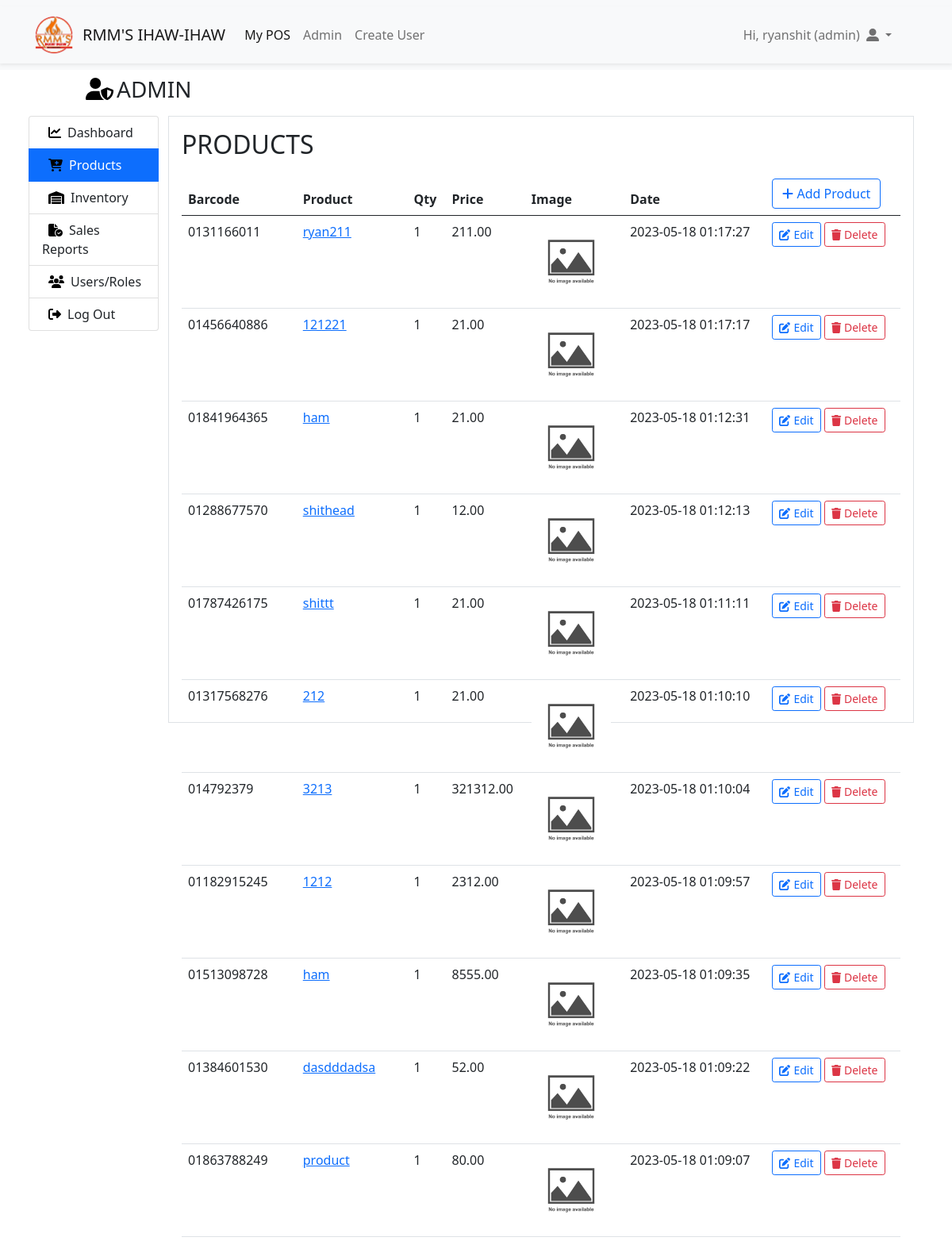
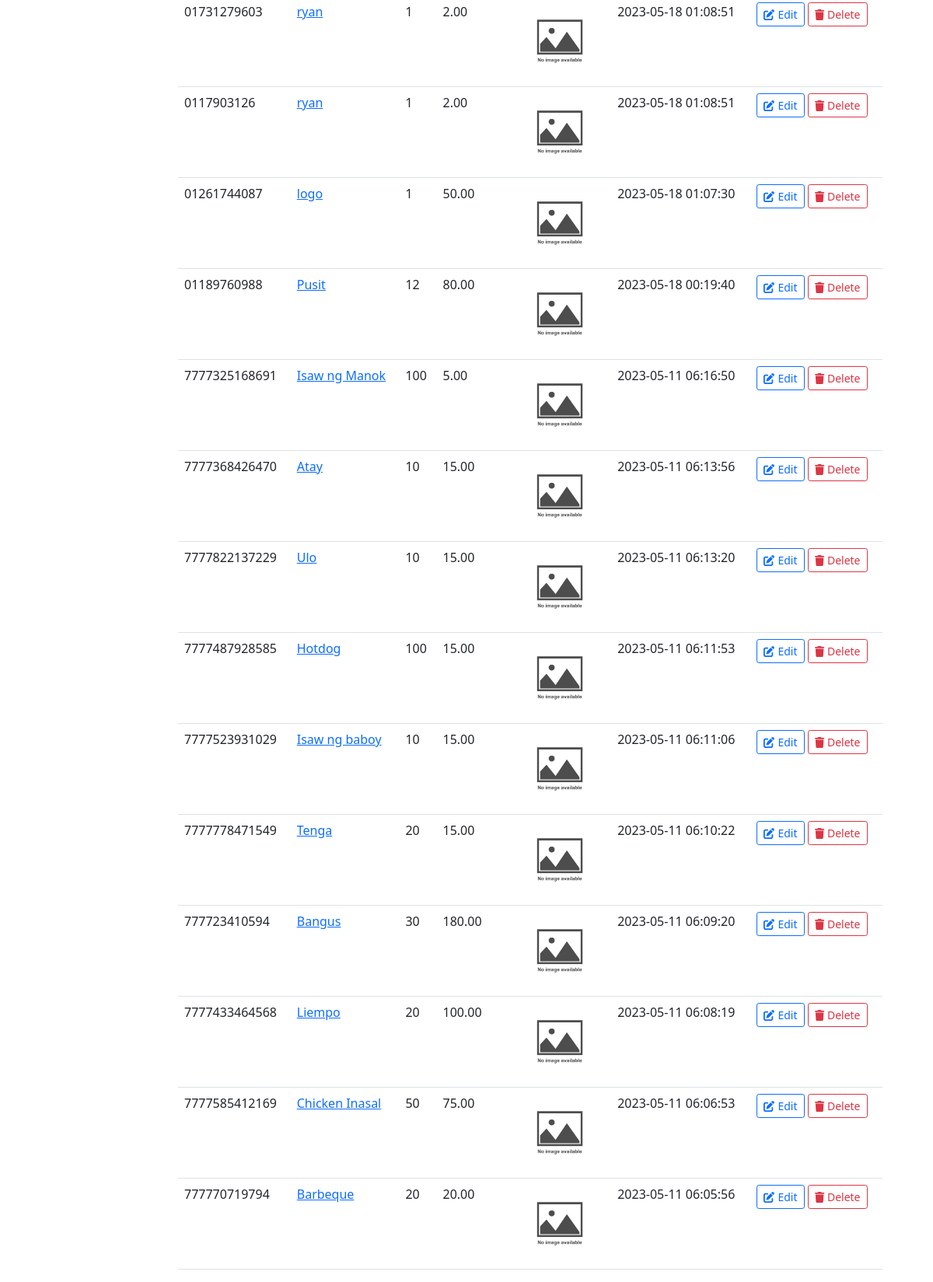
Page /index.php?page=admin&tab=products (signed in) on the committed database (2 pictures, top to bottom).
### tables this page shows
CREATE TABLE `products` (
  `id` int(11) NOT NULL,
  `description` varchar(50) NOT NULL,
  `barcode` varchar(50) NOT NULL,
  `qty` int(11) NOT NULL DEFAULT 1,
  `amount` decimal(10,2) DEFAULT NULL,
  `image` varchar(500) NOT NULL,
  `date` datetime NOT NULL,
  `views` int(11) NOT NULL,
  `user_id` varchar(60) NOT NULL
);

### app/core/init.php (called while the page is built, shortened)
<?php
require "../app/core/functions.php";
require "../app/core/database.php";
function myfunction($classname)
{
	$filename = "../app/models/".ucfirst($classname) . ".php";
}

### app/models/Auth.php (called while the page is built, shortened)
<?php
class Auth
{
	public static function get($column)
	{
	    if(!empty($_SESSION['USER'][$column])){
	        return $_SESSION['USER'][$column];
	    }
	    return "Unknown";
	}
	public static function logged_in()
	{
		if(!empty($_SESSION['USER'])){
			$db = new Database();
			if($db->query("select * from users where email = :email limit 1", ['email'=>$_SESSION['USER']['email']]))
			{
				return true;
			}
	    }
	    return false;
	}
	public static function access($role)
	{
		$access['admin'] 	= ['admin'];
		$access['owner'] 	= ['owner','admin'];
		$access['user'] 	= ['owner','admin','user'];
		$access['cashier']	= ['owner','admin','cashier'];
		$myrole = self::get('role');
		If(in_array($myrole, $access[$role]))
		{
			return true;
		}
		return false;
	}
}

### app/core/database.php (called while the page is built)
<?php
class Database
{
	protected function db_connect(){
	    $DBHOST = "localhost";
	    $DBNAME = "rmms_pos";
	    $DBUSER = "root";
	    $DBPASS = "";
	    $DBDDRIVER = "mysql";
	    try{
	        $con = new PDO("$DBDDRIVER:host=$DBHOST;dbname=$DBNAME",$DBUSER,$DBPASS);
	    }catch(PDOException $e){
	        echo $e->getMessage();
	    }
	    return $con;
	}
	public function query($query,$data = array())
	{
		$con = $this->db_connect();
		$smt = $con->prepare($query);
		$check = $smt->execute($data);
		if($check)
		{
			$result = $smt->fetchAll(PDO::FETCH_ASSOC);
			if(is_array($result) && count($result) > 0){
				return $result;
			}
		}
		return false;
	}
}

### app/core/functions.php (called while the page is built, shortened)
<?php
function esc($str)
{
    return htmlspecialchars($str);
}
function auth($column)
{
    if(!empty($_SESSION['USER'][$column])){
        return $_SESSION['USER'][$column];
    }
    return "Unknown";
}
function crop($filename,$size = 400,$type = 'product')
{
    $ext = strtolower(pathinfo($filename,PATHINFO_EXTENSION));
    $cropped_file = preg_replace("/\.$ext$/", "_cropped.".$ext, $filename);
    if(!file_exists($filename))
    {
        if($type == "male"){
            return 'assets/img/male-icon.jpg';
        }else
        if($type == "female"){
            return 'assets/img/female-user-icon.png';
        }else{
            return 'assets/img/no_image.jpg';
        }
    }
    return $cropped_file;
}

### app/views/admin/products.view.php (the view, shortened to what this page needs)
<div class="table-responsive pt-2">
	<table class="table table-hover">
		<thead>
			<tr>
				<th>Barcode</th><th>Product</th><th>Qty</th><th>Price</th><th>Image</th><th>Date</th>
				<th>
					<a href="index.php?page=product-add">
					<button type="button" class="btn btn-outline-primary">
					  <i class="fa-solid fa-plus me-1"></i>Add Product
					</button>
				</a>
				</th>
			</tr>
		</thead>
		<tbody>
			<?php if (!empty($products)):?>
				<?php foreach ($products as $product):?>
		 		<tr>
					<td><?=esc($product['barcode'])?></td>
					<td>
						<a href="index.php?page=product-single&id=<?=$product['id']?>">
							<?=esc($product['description'])?>
						</a>
					</td>
					<td><?=esc($product['qty'])?></td>
					<td><?=esc($product['amount'])?></td>
					<td>
						<img src="<?=crop($product['image'])?>" style="width: 100%;max-width:100px;" >
					</td>
					<td><?=esc($product['date'])?></td>
					<td>
						<a href="index.php?page=product-edit&id=<?=$product['id']?>">
							<button class="btn btn-outline-primary btn-sm"><i class="fa-solid fa-pen-to-square me-1"></i>Edit</button></a>
						<a href="index.php?page=product-delete&id=<?=$product['id']?>">
							<button class="btn btn-outline-danger btn-sm"><i class="fa-solid fa-trash me-1"></i>Delete</button></a>
					</td>
				</tr>
				<?php endforeach;?>
			<?php endif;?>
		</tbody>
	</table>
</div>

### public/index.php (shortened to what this page needs)
<?php
require "../app/core/init.php";
$controller = $_GET['page'] ?? "home";
$controller = strtolower($controller);
if(file_exists("../app/code/" .$controller . ".php"))
{
    require "../app/code/" .$controller . ".php";
}else{
    echo "controller not found";
}

### app/code/admin.php (shortened to what this page needs)
<?php
$tab = $_GET['tab'] ?? 'dashboard';
if ($tab == "products")
{
	$productClass = new Product();
	$products = $productClass->query("select * from products order by id desc");
}
if(Auth::access('owner')){
	require viewpath('admin/admin');
}
else{
	Auth::set_message("You don't have access to ADMIN PAGE!!");
	require viewpath('auth/security');
}

### app/views/partials/head.view.php (shortened to what this page needs)
<!DOCTYPE html>
<html>
<head>
    <link href="https://cdn.jsdelivr.net/npm/bootstrap@5.0.0/dist/css/bootstrap.min.css" rel="stylesheet" >
    <link rel="stylesheet" href="https://cdn.jsdelivr.net/npm/bootstrap-icons@1.10.4/font/bootstrap-icons.css">
    <link rel="stylesheet" type="text/css" href="assets/css/all.css">
    <link rel="stylesheet" type="text/css" href="assets/css/solid.css">
    <link rel="stylesheet" type="text/css" href="assets/css/main.css">
</head>
<body>
    <?php
        $no_nav[] = "login";
        $no_nav[] = "product-add";
        $no_nav[] = "product-edit";
    ?>
    <?php if(!in_array($controller, $no_nav)):?>
        <?php require viewpath('partials/nav');?>
    <?php endif;?>
    <div class="container-fluid" style="min-width: 350px;">

### app/views/partials/nav.view.php (shortened to what this page needs)
<nav class="navbar navbar-expand-lg navbar-light bg-light" style="min-inline-size:350px" >
        <div class="container-fluid shadow-sm">
        <img src=" ../public/assets/img/siitelogo.png  " height="60px" width="60x" class="ps-1 ms-4 my-2 img-fluid">
            <a class="navbar-brand ms-2" href="index.php?page=home"> <?=APP_NAME?></a>
            <div class="collapse navbar-collapse" id="navbarSupportedContent">
            <ul class="navbar-nav me-auto mb-2 mb-lg-0">
                <li class="nav-item">
                <a class="nav-link active" aria-current="page" href="index.php?page=home">My POS</a>
                </li>
            <?php if(Auth::access('owner')):?>
                <li class="nav-item">
                <a class="nav-link" href="index.php?page=admin">Admin</a>
                </li>
            <?php endif;?>
            <?php if(Auth::access('admin')):?>
                <li class="nav-item">
                <a class="nav-link" href="index.php?page=signup">Create User</a>
                </li>
            <?php endif;?>
             <?php if(!Auth::logged_in()):?>
                <li class="nav-item">
                <a class="nav-link" href="index.php?page=login">Login</a>
                </li>
            <?php else:?>
            </ul>
            <ul class="navbar-nav me-5 pe-2">
                <li class="nav-item dropdown">
                <a class="nav-link dropdown-toggle" href="#" role="button" data-bs-toggle="dropdown" aria-expanded="false">
                    Hi, <?=auth('username')?> (<?=AUTH::get('role')?>)<i class="fa fa-user-alt ms-2"></i>
                </a>
                </li>
            <?php endif;?>
            </ul>
            </div>
        </div>
    </nav>

### app/views/admin/admin.view.php (shortened to what this page needs)
<?php require viewpath('partials/head');?>
<h3 class="ms-5 mt-2"><i class="fa-solid fa-user-shield me-1 ms-5" style="color: #000000;"></i>ADMIN</h3>
<div class="pt-2 container-fluid row">
	<div class="col-12 col-sm-4 col-md-3 col-lg-2">
		<div class="list-group">
			<a href="index.php?page=admin&tab=dashboard" class="list-group-item list-group-item-action <?=!$tab || $tab == 'dashboard'?'active':''?>"><i class="fa-solid fa-chart-line ms-2 me-2"style="color: #000000;" ></i>Dashboard</a>
			<a href="index.php?page=admin&tab=products" class="list-group-item list-group-item-action <?=$tab=='products'?'active':''?>"><i class="fa-solid fa-cart-plus ms-2 me-2" style="color: #000000;"></i>Products</a>
			<a href="index.php?page=admin&tab=inventory" class="list-group-item list-group-item-action <?=$tab=='inventory'?'active':''?>"><i class="fa-solid fa-warehouse ms-2 me-2" style="color: #000000;"></i>Inventory</a>
			<a href="index.php?page=admin&tab=sales" class="list-group-item list-group-item-action <?=$tab=='sales'?'active':''?>"><i class="fa-solid fa-file-circle-check ms-2 me-2" style="color: #000000;"></i>Sales Reports</a>
			<a href="index.php?page=admin&tab=users" class="list-group-item list-group-item-action <?=$tab=='users'?'active':''?>"><i class="fa-solid fa-users me-2 ms-2" style="color: #000000;"></i>Users/Roles</a>
			<a href="index.php?page=logout" class="list-group-item list-group-item-action"><i class="fa-solid fa-right-from-bracket ms-2 me-2" style="color: #000000;"></i>Log Out</a>
		</div>
	</div>
	<div class="border col p-3" style="block-size:765px">
		<h2><?=strtoupper($tab)?></h2>
		<?php
			switch ($tab) {
				case 'products':
					require viewpath('admin/products');
					break;
			}
			?>
	</div>
</div>
<?php require viewpath('partials/foot');?>

### app/views/partials/foot.view.php (shortened to what this page needs)
</div>
</body>
</html>

### public/assets/css/solid.css (style rules this page uses)
:root, :host { --fa-style-family-classic: 'Font Awesome 6 Free'; --fa-font-solid: normal 900 1em/1 'Font Awesome 6 Free'; }

### public/assets/css/main.css (style rules this page uses)
body a { text-decoration-style: none; }

### rows in the picture
products: barcode "0131166011", description "ryan211", qty "1", amount "211.00", date "2023-05-18 01:17:27"
products: barcode "01456640886", description "121221", qty "1", amount "21.00", date "2023-05-18 01:17:17"
products: barcode "01841964365", description "ham", qty "1", amount "21.00", date "2023-05-18 01:12:31"
products: barcode "01288677570", description "shithead", qty "1", amount "12.00", date "2023-05-18 01:12:13"
products: barcode "01787426175", description "shittt", qty "1", amount "21.00", date "2023-05-18 01:11:11"
products: barcode "01317568276", description "212", qty "1", amount "21.00", date "2023-05-18 01:10:10"
products: barcode "014792379", description "3213", qty "1", amount "321312.00", date "2023-05-18 01:10:04"
products: barcode "01182915245", description "1212", qty "1", amount "2312.00", date "2023-05-18 01:09:57"
products: barcode "01513098728", description "ham", qty "1", amount "8555.00", date "2023-05-18 01:09:35"
products: barcode "01384601530", description "dasdddadsa", qty "1", amount "52.00", date "2023-05-18 01:09:22"
products: barcode "01863788249", description "product", qty "1", amount "80.00", date "2023-05-18 01:09:07"
products: barcode "01731279603", description "ryan", qty "1", amount "2.00", date "2023-05-18 01:08:51"
products: barcode "0117903126", description "ryan", qty "1", amount "2.00", date "2023-05-18 01:08:51"
products: barcode "01261744087", description "logo", qty "1", amount "50.00", date "2023-05-18 01:07:30"
products: barcode "01189760988", description "Pusit", qty "12", amount "80.00", date "2023-05-18 00:19:40"
products: barcode "7777325168691", description "Isaw ng Manok", qty "100", amount "5.00", date "2023-05-11 06:16:50"
products: barcode "7777368426470", description "Atay", qty "10", amount "15.00", date "2023-05-11 06:13:56"
products: barcode "7777822137229", description "Ulo", qty "10", amount "15.00", date "2023-05-11 06:13:20"
products: barcode "7777487928585", description "Hotdog", qty "100", amount "15.00", date "2023-05-11 06:11:53"
products: barcode "7777523931029", description "Isaw ng baboy", qty "10", amount "15.00", date "2023-05-11 06:11:06"
products: barcode "7777778471549", description "Tenga", qty "20", amount "15.00", date "2023-05-11 06:10:22"
products: barcode "777723410594", description "Bangus", qty "30", amount "180.00", date "2023-05-11 06:09:20"
products: barcode "7777433464568", description "Liempo", qty "20", amount "100.00", date "2023-05-11 06:08:19"
products: barcode "7777585412169", description "Chicken Inasal", qty "50", amount "75.00", date "2023-05-11 06:06:53"
products: barcode "777770719794", description "Barbeque", qty "20", amount "20.00", date "2023-05-11 06:05:56"

### other values in the picture
APP_NAME "RMM'S IHAW-IHAW"
auth('username') "ryanshit"
AUTH::get('role') "admin"
$tab "PRODUCTS"
